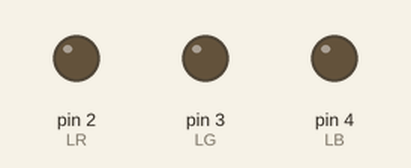
The sketch below on a simulated Arduino Uno, built with avr-gcc and run on an emulated ATmega328P. Parts: output pins drawn as LEDs (lit = HIGH). What the sketch prints to the serial monitor is not drawn.

Above: at 0.05 s.
At 3.1 s:
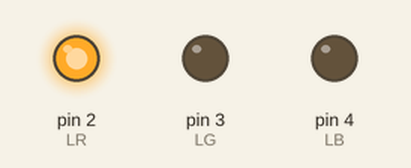
At 5.15 s:
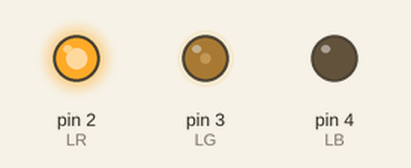
At 6.2 s:
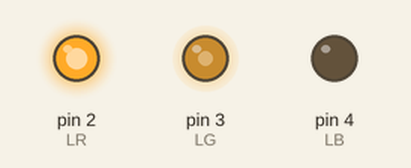
At 9.3 s:
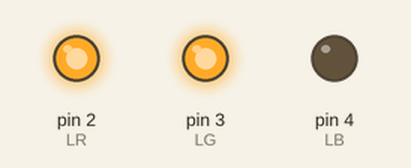
At 12.4 s:
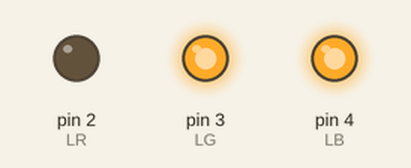
Timing chart, 0 to 16.2 s (numbered marks = the images above):
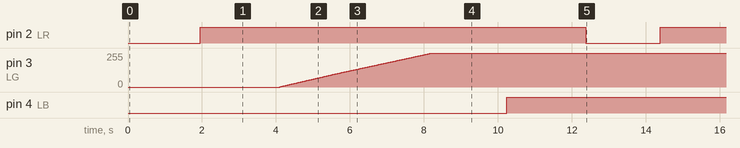

Measured:
- by itself, pin 2 (LR), pin 4 (LB): alternates HIGH for 10.4 s and LOW for 2.0 s
- by itself, pin 3 (LG): ramps from 0/255 to 255/255 and jumps back, once every 12.4 s

The sketch:

LedRGB_PWM.ino
```cpp
//Etiquetado de pines
#define LR 2 //Segmento rojo del RGB en el pin PWM2
#define LG 3 //Segmento rojo del RGB en el pin PWM3
#define LB 4 //Segmento rojo del RGB en el pin PWM4

//Definicion de constantes
const unsigned long TR = 3000; //Constante de tiempo total para el segmento rojo en 3 secs
const unsigned long TG = 2000; //Constante de tiempo total para el segmento verde en 2 secs
const unsigned long TB = 1000; //Constante de tiempo total para el segmento azul en 1 secs

//Configuracion
void setup()
{
 //Decir que es entrada y que es salida
 pinMode(LR, OUTPUT); //Segmento rojo como salida
 pinMode(LG, OUTPUT); //Segmento verde como salida
 pinMode(LB, OUTPUT); //Segmento azul como salida

 //Limpieza de salidas fisicas
 digitalWrite(LR, LOW); //Apago segmento rojo
 digitalWrite(LG, LOW); //Apago segmento rojo
 digitalWrite(LB, LOW); //Apago segmento rojo

 //Comunicaciones
 Serial.begin(9600); //Comunicaciones seriales con el PC (Serial0) a 9600 bauds
}

//Ejecucion
void loop()
{
 for (int i = 0; i <= 255; i++)
 { //Recorro todo el PWM desde 0% (0) hasta 100% (255)
  analogWrite(LR, i); //Envio el valor del contador al segmento rojo
  Serial.print("R: " + String(i) + " G: 0 B: 0"); //Imprimo en el monitor serial
  delay(TR / 255); //Retardo la señal lo que debe durar cada iteracion para un total de TR secs
 }
 for (int i = 0; i <= 255; i++)
 { //Recorro todo el PWM desde 0% (0) hasta 100% (255)
  analogWrite(LG, i); //Envio el valor del contador al segmento verde
  Serial.print("R: 0 G: " + String(i) + " B: 0"); //Imprimo en el monitor serial
  delay(TG / 255); //Retardo la señal lo que debe durar cada iteracion para un total de TG secs
 }
 for (int i = 0; i <= 255; i++)
 { //Recorro todo el PWM desde 0% (0) hasta 100% (255)
  analogWrite(LB, i); //Envio el valor del contador al segmento azul
  Serial.print("R: 0 G: 0 B: " + String(i)); //Imprimo en el monitor serial
  delay(TB / 255); //Retardo la señal lo que debe durar cada iteracion para un total de TB secs
 }
}
```
